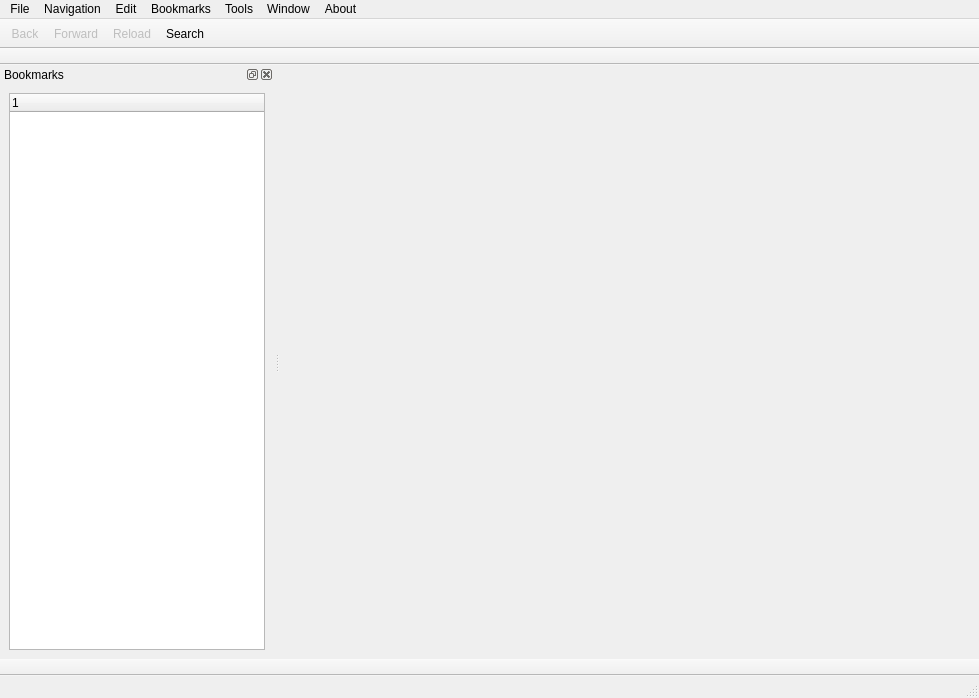
<?xml version="1.0" encoding="UTF-8"?>
<ui version="4.0">
 <class>MainWindow</class>
 <widget class="QMainWindow" name="MainWindow">
  <property name="geometry">
   <rect>
    <x>0</x>
    <y>0</y>
    <width>979</width>
    <height>698</height>
   </rect>
  </property>
  <property name="windowTitle">
   <string>beyondWeb</string>
  </property>
  <widget class="QWidget" name="centralwidget"/>
  <widget class="QDockWidget" name="_bookmark_dock">
   <property name="allowedAreas">
    <set>Qt::LeftDockWidgetArea|Qt::RightDockWidgetArea</set>
   </property>
   <property name="windowTitle">
    <string>Bookmarks</string>
   </property>
   <attribute name="dockWidgetArea">
    <number>1</number>
   </attribute>
   <widget class="QWidget" name="dockWidgetContents">
    <layout class="QVBoxLayout" name="verticalLayout">
     <item>
      <widget class="BookmarkWidget" name="_bookmark_widget"/>
     </item>
    </layout>
   </widget>
  </widget>
  <widget class="QToolBar" name="_tool_bar">
   <property name="windowTitle">
    <string>ToolBar</string>
   </property>
   <property name="movable">
    <bool>false</bool>
   </property>
   <attribute name="toolBarArea">
    <enum>TopToolBarArea</enum>
   </attribute>
   <attribute name="toolBarBreak">
    <bool>false</bool>
   </attribute>
   <addaction name="actionBack"/>
   <addaction name="actionForward"/>
   <addaction name="actionReload"/>
   <addaction name="actionSearch"/>
  </widget>
  <widget class="QMenuBar" name="_menu">
   <property name="geometry">
    <rect>
     <x>0</x>
     <y>0</y>
     <width>979</width>
     <height>22</height>
    </rect>
   </property>
   <widget class="QMenu" name="menuFile">
    <property name="title">
     <string>File</string>
    </property>
    <addaction name="actionExit"/>
   </widget>
   <widget class="QMenu" name="menuNavigation">
    <property name="title">
     <string>Navigation</string>
    </property>
    <addaction name="actionNew_Tab"/>
    <addaction name="actionClose_Current_Tab"/>
    <addaction name="actionHistory"/>
   </widget>
   <widget class="QMenu" name="menuEdit">
    <property name="title">
     <string>Edit</string>
    </property>
    <addaction name="actionFind"/>
    <addaction name="separator"/>
    <addaction name="actionUndo"/>
    <addaction name="actionRedo"/>
    <addaction name="separator"/>
    <addaction name="actionCut"/>
    <addaction name="actionCopy"/>
    <addaction name="actionPaste"/>
    <addaction name="separator"/>
    <addaction name="actionSelectAll"/>
   </widget>
   <widget class="QMenu" name="menuBookmarks">
    <property name="title">
     <string>Bookmarks</string>
    </property>
    <addaction name="actionAdd_Bookmark"/>
    <addaction name="actionAdd_Bookmark_to_Tool_Bar"/>
    <addaction name="separator"/>
   </widget>
   <widget class="QMenu" name="menuTools">
    <property name="title">
     <string>Tools</string>
    </property>
    <addaction name="actionOpen_Downloads"/>
   </widget>
   <widget class="QMenu" name="menuWindow">
    <property name="title">
     <string>Window</string>
    </property>
    <addaction name="actionZoom_In"/>
    <addaction name="actionZoom_Out"/>
    <addaction name="actionReset_Zoom"/>
   </widget>
   <widget class="QMenu" name="menuAbout">
    <property name="title">
     <string>About</string>
    </property>
    <addaction name="actionAbout_byondWeb"/>
   </widget>
   <addaction name="menuFile"/>
   <addaction name="menuNavigation"/>
   <addaction name="menuEdit"/>
   <addaction name="menuBookmarks"/>
   <addaction name="menuTools"/>
   <addaction name="menuWindow"/>
   <addaction name="menuAbout"/>
  </widget>
  <widget class="QToolBar" name="_bookmarks_tool_bar">
   <property name="windowTitle">
    <string>BookMarksToolBar</string>
   </property>
   <property name="movable">
    <bool>false</bool>
   </property>
   <attribute name="toolBarArea">
    <enum>TopToolBarArea</enum>
   </attribute>
   <attribute name="toolBarBreak">
    <bool>true</bool>
   </attribute>
  </widget>
  <widget class="FindToolBar" name="_find_tool_bar">
   <property name="windowTitle">
    <string>FindToolBar</string>
   </property>
   <property name="movable">
    <bool>false</bool>
   </property>
   <property name="allowedAreas">
    <set>Qt::BottomToolBarArea</set>
   </property>
   <attribute name="toolBarArea">
    <enum>BottomToolBarArea</enum>
   </attribute>
   <attribute name="toolBarBreak">
    <bool>false</bool>
   </attribute>
  </widget>
  <widget class="QStatusBar" name="_status_bar"/>
  <action name="actionAbout">
   <property name="text">
    <string>About</string>
   </property>
  </action>
  <action name="actionBack">
   <property name="enabled">
    <bool>false</bool>
   </property>
   <property name="text">
    <string>Back</string>
   </property>
  </action>
  <action name="actionForward">
   <property name="enabled">
    <bool>false</bool>
   </property>
   <property name="text">
    <string>Forward</string>
   </property>
  </action>
  <action name="actionReload">
   <property name="enabled">
    <bool>false</bool>
   </property>
   <property name="text">
    <string>Reload</string>
   </property>
   <property name="shortcut">
    <string>Ctrl+R</string>
   </property>
  </action>
  <action name="actionExit">
   <property name="text">
    <string>Exit</string>
   </property>
   <property name="shortcut">
    <string>Ctrl+Q</string>
   </property>
  </action>
  <action name="actionNew_Tab">
   <property name="text">
    <string>New Tab</string>
   </property>
   <property name="shortcut">
    <string>Ctrl+T</string>
   </property>
  </action>
  <action name="actionClose_Current_Tab">
   <property name="text">
    <string>Close Current Tab</string>
   </property>
   <property name="shortcut">
    <string>Ctrl+W</string>
   </property>
  </action>
  <action name="actionHistory">
   <property name="text">
    <string>History...</string>
   </property>
  </action>
  <action name="actionFind">
   <property name="text">
    <string>Find</string>
   </property>
   <property name="shortcut">
    <string>Ctrl+F</string>
   </property>
  </action>
  <action name="actionAdd_Bookmark">
   <property name="text">
    <string>Add Bookmark</string>
   </property>
  </action>
  <action name="actionAdd_Bookmark_to_Tool_Bar">
   <property name="text">
    <string>Add Bookmark to Tool Bar</string>
   </property>
  </action>
  <action name="actionOpen_Downloads">
   <property name="text">
    <string>Open Downloads</string>
   </property>
  </action>
  <action name="actionZoom_In">
   <property name="text">
    <string>Zoom In</string>
   </property>
   <property name="shortcut">
    <string>Ctrl+=</string>
   </property>
  </action>
  <action name="actionZoom_Out">
   <property name="text">
    <string>Zoom Out</string>
   </property>
   <property name="shortcut">
    <string>Ctrl+-</string>
   </property>
  </action>
  <action name="actionReset_Zoom">
   <property name="text">
    <string>Reset Zoom</string>
   </property>
   <property name="shortcut">
    <string>Ctrl+0</string>
   </property>
  </action>
  <action name="actionAbout_byondWeb">
   <property name="text">
    <string>About byondWeb</string>
   </property>
   <property name="shortcut">
    <string>Ctrl+H</string>
   </property>
  </action>
  <action name="actionUndo">
   <property name="enabled">
    <bool>false</bool>
   </property>
   <property name="text">
    <string>Undo</string>
   </property>
   <property name="shortcut">
    <string>Ctrl+Z</string>
   </property>
  </action>
  <action name="actionRedo">
   <property name="enabled">
    <bool>false</bool>
   </property>
   <property name="text">
    <string>Redo</string>
   </property>
   <property name="shortcut">
    <string>Ctrl+Y</string>
   </property>
  </action>
  <action name="actionCut">
   <property name="enabled">
    <bool>false</bool>
   </property>
   <property name="text">
    <string>Cut</string>
   </property>
   <property name="shortcut">
    <string>Ctrl+X</string>
   </property>
  </action>
  <action name="actionCopy">
   <property name="enabled">
    <bool>false</bool>
   </property>
   <property name="text">
    <string>Copy</string>
   </property>
   <property name="shortcut">
    <string>Ctrl+C</string>
   </property>
  </action>
  <action name="actionPaste">
   <property name="enabled">
    <bool>false</bool>
   </property>
   <property name="text">
    <string>Paste</string>
   </property>
   <property name="shortcut">
    <string>Ctrl+V</string>
   </property>
  </action>
  <action name="actionSelectAll">
   <property name="enabled">
    <bool>false</bool>
   </property>
   <property name="text">
    <string>SelectAll</string>
   </property>
   <property name="shortcut">
    <string>Ctrl+A</string>
   </property>
  </action>
  <action name="actionSearch">
   <property name="text">
    <string>Search</string>
   </property>
  </action>
 </widget>
 <customwidgets>
  <customwidget>
   <class>BookmarkWidget</class>
   <extends>QTreeWidget</extends>
   <header>widgets.bookmarkwidget.h</header>
  </customwidget>
  <customwidget>
   <class>FindToolBar</class>
   <extends>QToolBar</extends>
   <header>widgets.findtoolbar.h</header>
  </customwidget>
 </customwidgets>
 <tabstops>
  <tabstop>_bookmark_widget</tabstop>
 </tabstops>
 <resources/>
 <connections/>
</ui>
